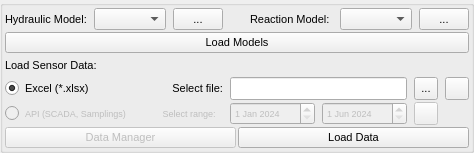
           <widget class="QGroupBox" name="groupBox">
            <property name="sizePolicy">
             <sizepolicy hsizetype="Preferred" vsizetype="Preferred">
              <horstretch>0</horstretch>
              <verstretch>0</verstretch>
             </sizepolicy>
            </property>
            <property name="font">
             <font>
              <pointsize>8</pointsize>
              <weight>50</weight>
              <bold>false</bold>
             </font>
            </property>
            <property name="title">
             <string/>
            </property>
            <layout class="QGridLayout" name="gridLayout_2">
             <property name="leftMargin">
              <number>2</number>
             </property>
             <property name="topMargin">
              <number>2</number>
             </property>
             <property name="rightMargin">
              <number>2</number>
             </property>
             <property name="bottomMargin">
              <number>2</number>
             </property>
             <property name="spacing">
              <number>2</number>
             </property>
             <item row="3" column="0">
              <layout class="QGridLayout" name="gridLayout_15">
               <property name="horizontalSpacing">
                <number>7</number>
               </property>
               <item row="0" column="0">
                <widget class="QRadioButton" name="radio_excel">
                 <property name="sizePolicy">
                  <sizepolicy hsizetype="Preferred" vsizetype="Preferred">
                   <horstretch>0</horstretch>
                   <verstretch>0</verstretch>
                  </sizepolicy>
                 </property>
                 <property name="text">
                  <string>Excel (*.xlsx)   </string>
                 </property>
                 <property name="checked">
                  <bool>true</bool>
                 </property>
                </widget>
               </item>
               <item row="0" column="2" colspan="2">
                <widget class="QLineEdit" name="excel_path">
                 <property name="sizePolicy">
                  <sizepolicy hsizetype="Minimum" vsizetype="Preferred">
                   <horstretch>0</horstretch>
                   <verstretch>0</verstretch>
                  </sizepolicy>
                 </property>
                </widget>
               </item>
               <item row="1" column="2">
                <widget class="QDateEdit" name="start_date">
                 <property name="enabled">
                  <bool>false</bool>
                 </property>
                 <property name="sizePolicy">
                  <sizepolicy hsizetype="Preferred" vsizetype="Preferred">
                   <horstretch>0</horstretch>
                   <verstretch>0</verstretch>
                  </sizepolicy>
                 </property>
                 <property name="font">
                  <font>
                   <pointsize>7</pointsize>
                   <weight>50</weight>
                   <bold>false</bold>
                  </font>
                 </property>
                 <property name="dateTime">
                  <datetime>
                   <hour>0</hour>
                   <minute>0</minute>
                   <second>0</second>
                   <year>2024</year>
                   <month>1</month>
                   <day>1</day>
                  </datetime>
                 </property>
                </widget>
               </item>
               <item row="1" column="3">
                <widget class="QDateEdit" name="end_date">
                 <property name="enabled">
                  <bool>false</bool>
                 </property>
                 <property name="sizePolicy">
                  <sizepolicy hsizetype="Preferred" vsizetype="Preferred">
                   <horstretch>0</horstretch>
                   <verstretch>0</verstretch>
                  </sizepolicy>
                 </property>
                 <property name="font">
                  <font>
                   <pointsize>7</pointsize>
                   <weight>50</weight>
                   <bold>false</bold>
                  </font>
                 </property>
                 <property name="dateTime">
                  <datetime>
                   <hour>0</hour>
                   <minute>0</minute>
                   <second>0</second>
                   <year>2024</year>
                   <month>6</month>
                   <day>1</day>
                  </datetime>
                 </property>
                </widget>
               </item>
               <item row="1" column="1">
                <widget class="QLabel" name="label_2">
                 <property name="enabled">
                  <bool>false</bool>
                 </property>
                 <property name="sizePolicy">
                  <sizepolicy hsizetype="Preferred" vsizetype="Preferred">
                   <horstretch>0</horstretch>
                   <verstretch>0</verstretch>
                  </sizepolicy>
                 </property>
                 <property name="font">
                  <font>
                   <pointsize>7</pointsize>
                   <weight>50</weight>
                   <bold>false</bold>
                  </font>
                 </property>
                 <property name="text">
                  <string>Select range:   </string>
                 </property>
                 <property name="alignment">
                  <set>Qt::AlignRight|Qt::AlignTrailing|Qt::AlignVCenter</set>
                 </property>
                </widget>
               </item>
               <item row="0" column="1">
                <widget class="QLabel" name="label_6">
                 <property name="sizePolicy">
                  <sizepolicy hsizetype="Preferred" vsizetype="Preferred">
                   <horstretch>0</horstretch>
                   <verstretch>0</verstretch>
                  </sizepolicy>
                 </property>
                 <property name="text">
                  <string>Select file:</string>
                 </property>
                 <property name="alignment">
                  <set>Qt::AlignRight|Qt::AlignTrailing|Qt::AlignVCenter</set>
                 </property>
                </widget>
               </item>
               <item row="0" column="4">
                <widget class="QToolButton" name="loadexcel">
                 <property name="sizePolicy">
                  <sizepolicy hsizetype="Maximum" vsizetype="Preferred">
                   <horstretch>0</horstretch>
                   <verstretch>0</verstretch>
                  </sizepolicy>
                 </property>
                 <property name="text">
                  <string>...</string>
                 </property>
                </widget>
               </item>
               <item row="1" column="4">
                <widget class="QToolButton" name="api_settings">
                 <property name="enabled">
                  <bool>false</bool>
                 </property>
                 <property name="text">
                  <string/>
                 </property>
                 <property name="icon">
                  <iconset>
                   <normaloff>images/settings.png</normaloff>images/settings.png</iconset>
                 </property>
                </widget>
               </item>
               <item row="0" column="5">
                <widget class="QToolButton" name="excel_showcase_button">
                 <property name="text">
                  <string/>
                 </property>
                </widget>
               </item>
               <item row="1" column="0">
                <widget class="QRadioButton" name="radio_api">
                 <property name="enabled">
                  <bool>false</bool>
                 </property>
                 <property name="sizePolicy">
                  <sizepolicy hsizetype="Preferred" vsizetype="Preferred">
                   <horstretch>0</horstretch>
                   <verstretch>0</verstretch>
                  </sizepolicy>
                 </property>
                 <property name="font">
                  <font>
                   <pointsize>7</pointsize>
                   <weight>50</weight>
                   <bold>false</bold>
                  </font>
                 </property>
                 <property name="text">
                  <string>API (SCADA, Samplings)</string>
                 </property>
                </widget>
               </item>
              </layout>
             </item>
             <item row="0" column="0">
              <layout class="QHBoxLayout" name="horizontalLayout">
               <property name="spacing">
                <number>7</number>
               </property>
               <item>
                <widget class="QLabel" name="label">
                 <property name="sizePolicy">
                  <sizepolicy hsizetype="Minimum" vsizetype="Preferred">
                   <horstretch>0</horstretch>
                   <verstretch>0</verstretch>
                  </sizepolicy>
                 </property>
                 <property name="text">
                  <string>Hydraulic Model:</string>
                 </property>
                 <property name="wordWrap">
                  <bool>false</bool>
                 </property>
                </widget>
               </item>
               <item>
                <widget class="QComboBox" name="network_models">
                 <property name="sizePolicy">
                  <sizepolicy hsizetype="Preferred" vsizetype="Preferred">
                   <horstretch>0</horstretch>
                   <verstretch>0</verstretch>
                  </sizepolicy>
                 </property>
                </widget>
               </item>
               <item>
                <widget class="QToolButton" name="hydraulic_model_button">
                 <property name="sizePolicy">
                  <sizepolicy hsizetype="Fixed" vsizetype="Preferred">
                   <horstretch>1</horstretch>
                   <verstretch>0</verstretch>
                  </sizepolicy>
                 </property>
                 <property name="minimumSize">
                  <size>
                   <width>50</width>
                   <height>0</height>
                  </size>
                 </property>
                 <property name="maximumSize">
                  <size>
                   <width>50</width>
                   <height>16777215</height>
                  </size>
                 </property>
                 <property name="text">
                  <string>...</string>
                 </property>
                </widget>
               </item>
               <item>
                <spacer name="horizontalSpacer">
                 <property name="orientation">
                  <enum>Qt::Horizontal</enum>
                 </property>
                 <property name="sizeType">
                  <enum>QSizePolicy::Fixed</enum>
                 </property>
                 <property name="sizeHint" stdset="0">
                  <size>
                   <width>20</width>
                   <height>20</height>
                  </size>
                 </property>
                </spacer>
               </item>
               <item>
                <widget class="QLabel" name="label_5">
                 <property name="sizePolicy">
                  <sizepolicy hsizetype="Minimum" vsizetype="Preferred">
                   <horstretch>0</horstretch>
                   <verstretch>0</verstretch>
                  </sizepolicy>
                 </property>
                 <property name="text">
                  <string>Reaction Model: </string>
                 </property>
                 <property name="wordWrap">
                  <bool>true</bool>
                 </property>
                </widget>
               </item>
               <item>
                <widget class="QComboBox" name="reaction_models">
                 <property name="sizePolicy">
                  <sizepolicy hsizetype="Preferred" vsizetype="Preferred">
                   <horstretch>0</horstretch>
                   <verstretch>0</verstretch>
                  </sizepolicy>
                 </property>
                </widget>
               </item>
               <item>
                <widget class="QToolButton" name="reaction_model_button">
                 <property name="sizePolicy">
                  <sizepolicy hsizetype="Fixed" vsizetype="Preferred">
                   <horstretch>0</horstretch>
                   <verstretch>0</verstretch>
                  </sizepolicy>
                 </property>
                 <property name="minimumSize">
                  <size>
                   <width>50</width>
                   <height>0</height>
                  </size>
                 </property>
                 <property name="maximumSize">
                  <size>
                   <width>50</width>
                   <height>16777215</height>
                  </size>
                 </property>
                 <property name="text">
                  <string>...</string>
                 </property>
                </widget>
               </item>
              </layout>
             </item>
             <item row="1" column="0">
              <layout class="QHBoxLayout" name="horizontalLayout_17">
               <item>
                <widget class="QPushButton" name="loadmodels">
                 <property name="sizePolicy">
                  <sizepolicy hsizetype="Preferred" vsizetype="Preferred">
                   <horstretch>0</horstretch>
                   <verstretch>0</verstretch>
                  </sizepolicy>
                 </property>
                 <property name="text">
                  <string>Load Models</string>
                 </property>
                </widget>
               </item>
              </layout>
             </item>
             <item row="4" column="0">
              <layout class="QHBoxLayout" name="horizontalLayout_18">
               <item>
                <widget class="QPushButton" name="data_manager">
                 <property name="enabled">
                  <bool>false</bool>
                 </property>
                 <property name="sizePolicy">
                  <sizepolicy hsizetype="Preferred" vsizetype="Preferred">
                   <horstretch>0</horstretch>
                   <verstretch>0</verstretch>
                  </sizepolicy>
                 </property>
                 <property name="text">
                  <string>Data Manager</string>
                 </property>
                </widget>
               </item>
               <item>
                <widget class="QPushButton" name="load_sensor_data">
                 <property name="text">
                  <string>Load Data</string>
                 </property>
                </widget>
               </item>
              </layout>
             </item>
             <item row="2" column="0">
              <layout class="QHBoxLayout" name="horizontalLayout_10">
               <item>
                <widget class="QLabel" name="label_3">
                 <property name="sizePolicy">
                  <sizepolicy hsizetype="Preferred" vsizetype="Preferred">
                   <horstretch>0</horstretch>
                   <verstretch>0</verstretch>
                  </sizepolicy>
                 </property>
                 <property name="text">
                  <string>Load Sensor Data:</string>
                 </property>
                 <property name="wordWrap">
                  <bool>true</bool>
                 </property>
                </widget>
               </item>
               <item>
                <spacer name="horizontalSpacer_7">
                 <property name="sizePolicy">
                  <sizepolicy hsizetype="Preferred" vsizetype="Minimum">
                   <horstretch>0</horstretch>
                   <verstretch>0</verstretch>
                  </sizepolicy>
                 </property>
                 <property name="orientation">
                  <enum>Qt::Horizontal</enum>
                 </property>
                 <property name="sizeType">
                  <enum>QSizePolicy::Preferred</enum>
                 </property>
                 <property name="sizeHint" stdset="0">
                  <size>
                   <width>40</width>
                   <height>20</height>
                  </size>
                 </property>
                </spacer>
               </item>
              </layout>
             </item>
            </layout>
           </widget>
